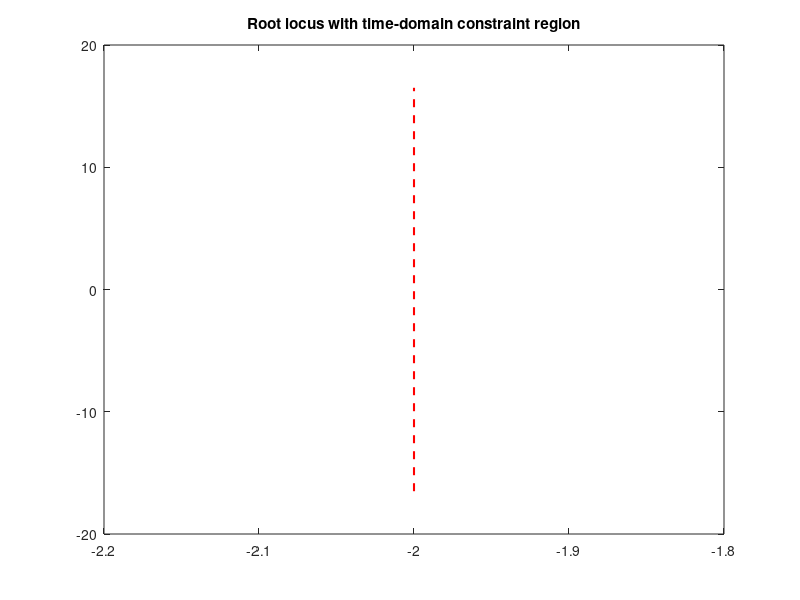

MATLAB code to generate this figure:
function translate_specs_example()
    Mp_percent = 10;   % 10% overshoot
    Ts_max = 2.0;      % 2 s settling time

    zeta_min = zeta_from_Mp(Mp_percent);
    sigma_max = -4 / Ts_max;   % approx 2% criterion

    % Example plant: DC motor-like
    J = 0.01; b = 0.1; K = 0.5;
    num = K;
    den = [J b 0];
    G = tf(num, den);

    figure; rlocus(G);
    hold on;
    % Constant-zeta rays
    % "sgrid" can draw constant zeta and wn lines
    sgrid(zeta_min, []);
    % Vertical line for sigma_max
    x = [sigma_max sigma_max];
    y = ylim;
    plot(x, y, 'r--', 'LineWidth', 1.5);
    title('Root locus with time-domain constraint region');
    hold off;
end

function zeta = zeta_from_Mp(Mp_percent)
    Mp = Mp_percent / 100;
    lnMp = log(Mp);
    zeta = -lnMp / sqrt(pi^2 + lnMp^2);
end
